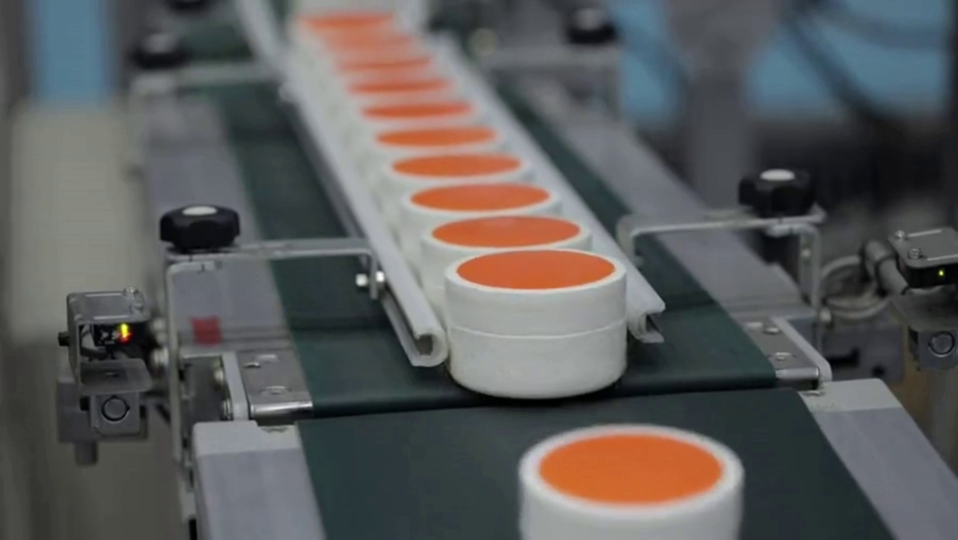
#> input picture 0326.png, 1916 x 1080 px, given in place of 0326.mp4, which was not available (shown at 1/2 size)
$ python product-counter.py
#> lines starting #> are read from the running program, lines starting #| are printed output that depends on the picture; after the words box and inside, x2 and y2 are one past the last pixel; in counts of white or black regions, pixels touching at a corner belong together; pictures that were not available may be replaced by others from this repository, and a replacement may not be noted
import cv2
import numpy as np

# --- VARIABEL GLOBAL UNTUK UI ---
exit_program = False

# Fungsi untuk mendeteksi klik mouse pada layar video
def deteksi_klik_mouse(event, x, y, flags, param):
    global exit_program
    # Jika klik kiri mouse ditekan
    if event == cv2.EVENT_LBUTTONDOWN:
        # Cek apakah klik berada di dalam area tombol EXIT (X: 700-790, Y: 10-50)
        if 700 <= x <= 790 and 10 <= y <= 50:
            print("Tombol Exit diklik. Menutup program...")
            exit_program = True

# 1. Buka file video
video_path = '0326.mp4'
cap = cv2.VideoCapture(video_path)

# 2. Buat Jendela dan pasang pendeteksi klik mouse
cv2.namedWindow("CAM Conveyor")
cv2.setMouseCallback("CAM Conveyor", deteksi_klik_mouse)

# Pengaturan Penghitung
batas_garis_start = (210, 353)
batas_garis_end = (698, 316)      # Posisi garis horizontal di bawah (koordinat Y)
offset = 15              # Toleransi area di sekitar garis
jumlah_produk = 0
objek_terhitung = []     # Menyimpan tuple (y, frame_idx) untuk menghindari hitungan ganda dalam jangka pendek
frame_idx = 0

# Performance tuning: process at a lower resolution every N frames,
# then reuse last detections for intermediate frames to keep display smooth.
proc_scale = 0.5
process_every_n_frames = 2
last_detections = []  # list of dicts: {'box':(x,y,w,h), 'center':(cx,cy)}

# Precompute constants and reusable buffers to avoid reallocating every loop
scale_up = 1.0 / proc_scale
kernel = np.ones((3, 3), np.uint8)
# color thresholds (HSV)
lower_orange = np.array([5, 100, 100])
upper_orange = np.array([20, 255, 255])
lower_white = np.array([0, 0, 255])
upper_white = np.array([200, 60, 255])

# Read first frame before loop so we can allocate fixed-size data once
ret, frame = cap.read()
#> frame is the input picture: shape (1080, 1916, 3); mean B, G, R 91.1, 91.5, 92.1
frame_idx = 0
if not ret:
    print("Tidak dapat membaca video atau video kosong")
    cap.release()
    cv2.destroyAllWindows()
    raise SystemExit

frame = cv2.resize(frame, (800, 450))
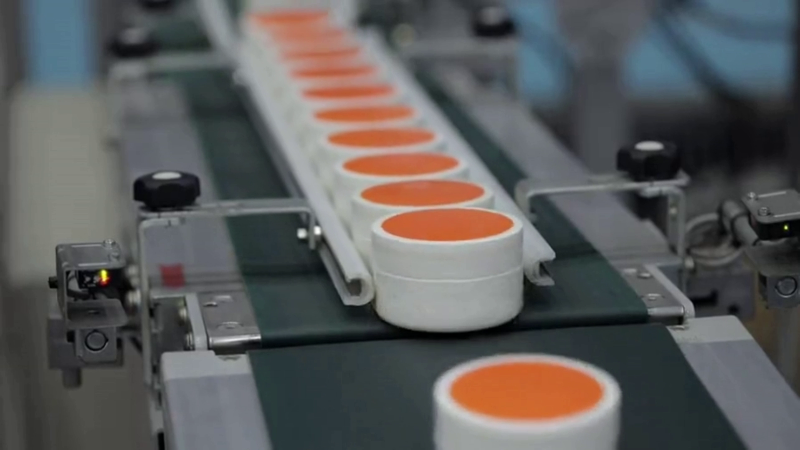
#> frame: shape (450, 800, 3); mean B, G, R 91.1, 91.5, 92.1
frame_idx += 1

fourcc = cv2.VideoWriter_fourcc(*'XVID')
# Get frame width and height from the input capture object
frame_width = int(cap.get(cv2.CAP_PROP_FRAME_WIDTH))
frame_height = int(cap.get(cv2.CAP_PROP_FRAME_HEIGHT))
fps = 60.0 # Define the desired frames per second

# 3. Initialize the VideoWriter object
out = cv2.VideoWriter('0326_out.mp4', fourcc, fps, (800, 450))

while ret and not exit_program:
    # Draw counting line first (for consistent overlay)
    cv2.line(frame, batas_garis_end, batas_garis_start, (255, 0, 0), 2)

    # Only run the heavier detection pipeline every few frames at lower resolution
    if frame_idx % process_every_n_frames == 0:
        # prepare smaller frame for faster processing
        small = cv2.resize(frame, (0, 0), fx=proc_scale, fy=proc_scale)
        hsv_small = cv2.cvtColor(small, cv2.COLOR_BGR2HSV)

        # 3. Filter Warna Oranye (Tutup) on small frame
        mask_orange_small = cv2.inRange(hsv_small, lower_orange, upper_orange)

        # 4. Filter Warna Putih (Wadah) on small frame
        mask_white_small = cv2.inRange(hsv_small, lower_white, upper_white)

        # combine and clean
        mask_combined_small = cv2.bitwise_or(mask_orange_small, mask_white_small)
        mask_combined_small = cv2.morphologyEx(mask_combined_small, cv2.MORPH_CLOSE, kernel)
        mask_combined_small = cv2.morphologyEx(mask_combined_small, cv2.MORPH_OPEN, kernel)

        contours, _ = cv2.findContours(mask_combined_small, cv2.RETR_EXTERNAL, cv2.CHAIN_APPROX_SIMPLE)

        # rebuild detections for this processing step
        detections = []
        for contour in contours:
            if cv2.contourArea(contour) < 100:  # area threshold for small frame
                continue
            x_s, y_s, w_s, h_s = cv2.boundingRect(contour)

            # compute center using orange mask moments inside small ROI
            roi_orange_small = mask_orange_small[y_s:y_s+h_s, x_s:x_s+w_s]
            M = cv2.moments(roi_orange_small)
            if M['m00'] == 0:
                continue
            cx_local = int(M['m10'] / M['m00'])
            cy_local = int(M['m01'] / M['m00'])

            # scale to display frame coordinates
            x = int(x_s * scale_up)
            y = int(y_s * scale_up)
            w = int(w_s * scale_up)
            h = int(h_s * scale_up)
            cx = int((x_s + cx_local) * scale_up)
            cy = int((y_s + cy_local) * scale_up)

            detections.append({'box': (x, y, w, h), 'center': (cx, cy)})

            # counting logic runs only on processed frames
            objek_terhitung = [(y_val, f_idx) for (y_val, f_idx) in objek_terhitung if frame_idx - f_idx < 50]
            if (350 - offset) < cy < (350 + offset):
                is_new = True
                for (y_val, f_idx) in objek_terhitung:
                    if abs(cy - y_val) < 50:
                        is_new = False
                        break
                if is_new:
                    jumlah_produk += 1
                    objek_terhitung.append((cy, frame_idx))
                    cv2.line(frame, batas_garis_end, batas_garis_start, (0, 255, 0), 2)


        last_detections = detections

    # draw detections from last processing step (keeps display smooth)
    for det in last_detections:
        x, y, w, h = det['box']
        cx, cy = det['center']
        cv2.rectangle(frame, (x, y), (x + w, y + h), (255, 0, 0), 1)
        cv2.circle(frame, (cx, cy), 5, (0, 0, 255), -1)
        cv2.putText(frame, f"({cx},{cy})", (cx + 10, cy - 10), cv2.FONT_HERSHEY_SIMPLEX, 0.5, (0, 255, 255), 2)


    # --- MEMBUAT UI (USER INTERFACE) ---
    # Tombol EXIT buatan (Merah) di kanan atas
    cv2.rectangle(frame, (700, 10), (790, 50), (0, 0, 255), -1)
    cv2.putText(frame, "EXIT", (715, 35), cv2.FONT_HERSHEY_SIMPLEX, 0.8, (255, 255, 255), 2)
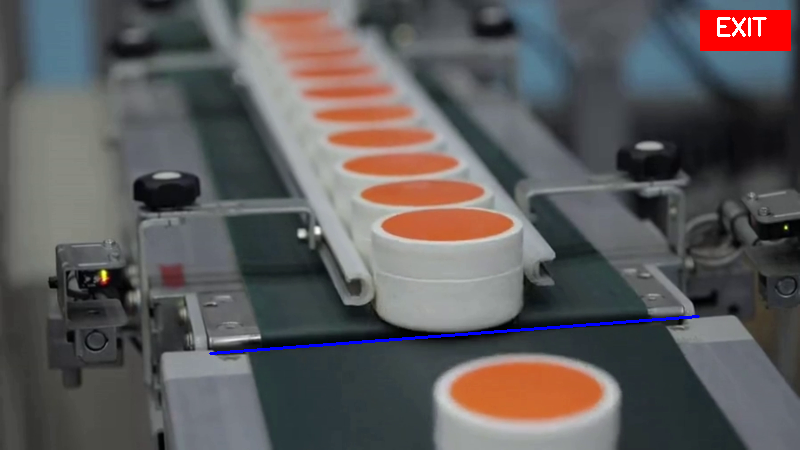
#> frame: shape (450, 800, 3); mean B, G, R 91, 90.6, 93.8

    # Overlay settings
    overlay = frame.copy()
    # Rectangle parameters
    x, y, w, h = 10, 10, 262, 250
    cv2.rectangle(overlay, (x, y), (x+w, y+h), (0, 0, 0), -1)
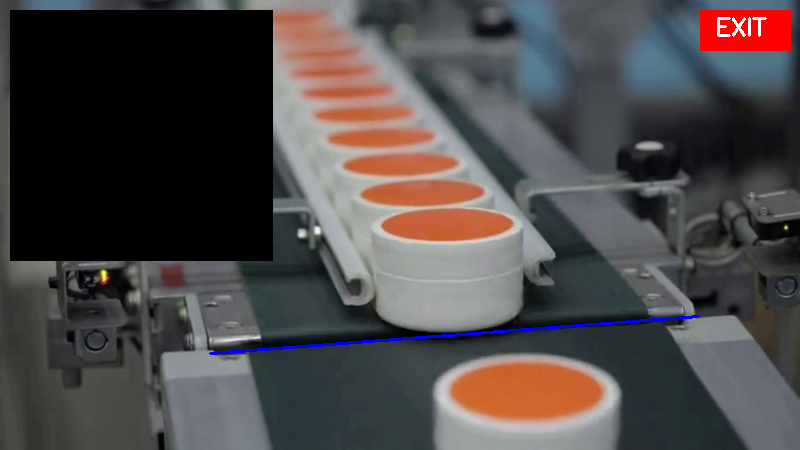
#> overlay: shape (450, 800, 3); 18.34% of pixels changed, all inside (x1, y1, x2, y2) = (10, 10, 273, 261)
    alpha = 0.4
    frame = cv2.addWeighted(overlay, alpha, frame, 1 - alpha, 0)
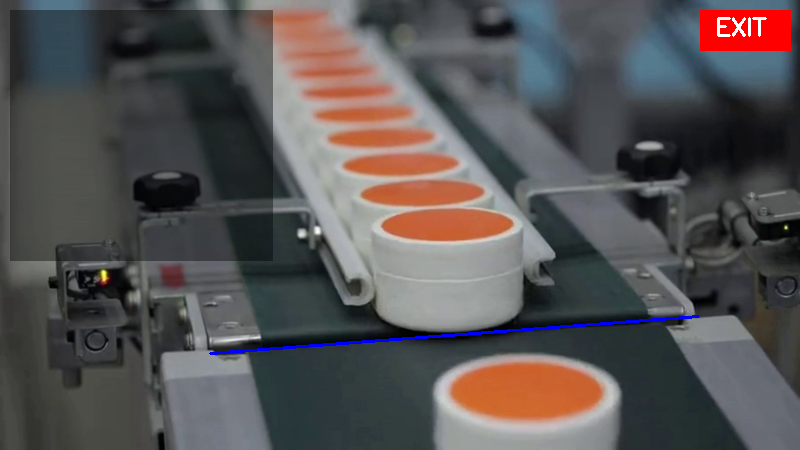
#> frame: shape (450, 800, 3); mean B, G, R 83.7, 83.3, 87

    # Text on overlay
    cv2.putText(frame, f"Product Details :", (25, 38), cv2.FONT_HERSHEY_PLAIN, 1.5, (255, 255, 255), 2)
    cv2.putText(frame, f"Index : #0362", (25, 70), cv2.FONT_HERSHEY_COMPLEX, 0.5, (255, 255, 255), 1)
    cv2.putText(frame, f"Name : Cosmetic", (25, 90), cv2.FONT_HERSHEY_COMPLEX, 0.5, (255, 255, 255), 1)
    cv2.putText(frame, f"Type  : H3", (25, 110), cv2.FONT_HERSHEY_COMPLEX, 0.5, (255, 255, 255), 1)
    cv2.putText(frame, f"Source : Main Production", (25, 130), cv2.FONT_HERSHEY_COMPLEX, 0.5, (255, 255, 255), 1)
    cv2.putText(frame, f"Count Prod. : {jumlah_produk}", (25, 200), cv2.FONT_HERSHEY_SIMPLEX, 0.8, (0, 255, 0), 2)
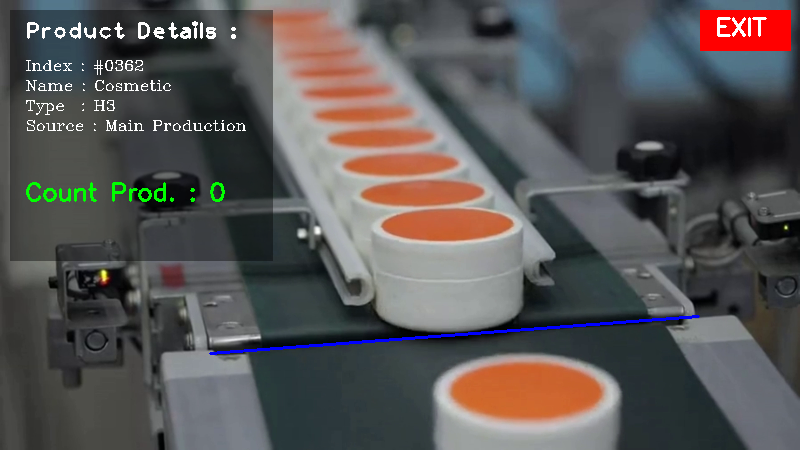
#> frame: shape (450, 800, 3); mean B, G, R 85, 85.4, 88.4

    # # Teks Jumlah
    # cv2.putText(frame, f"Total Produk: {jumlah_produk}", (22, 389),
    #             cv2.FONT_HERSHEY_SIMPLEX, 1, (0, 255, 0), 2)

    cv2.imshow("CAM Conveyor", frame)
    out.write(frame)

    # Tombol backup untuk keluar: tekan 'q' di keyboard
    if cv2.waitKey(30) & 0xFF == ord('q'):
#> (key q is pressed here)
        break

    # read next frame for the loop
    ret, frame = cap.read()
    if ret:
        frame = cv2.resize(frame, (800, 450))
        frame_idx += 1

cap.release()
out.release()
cv2.destroyAllWindows()
